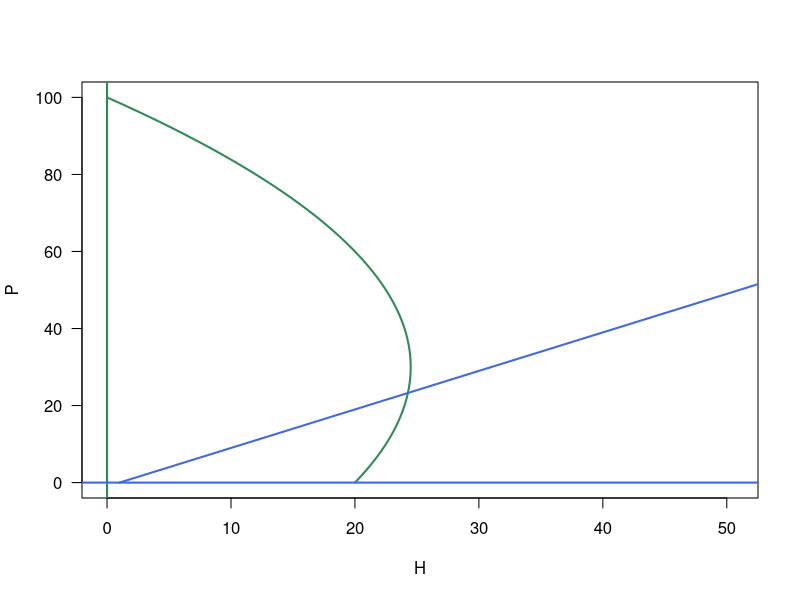
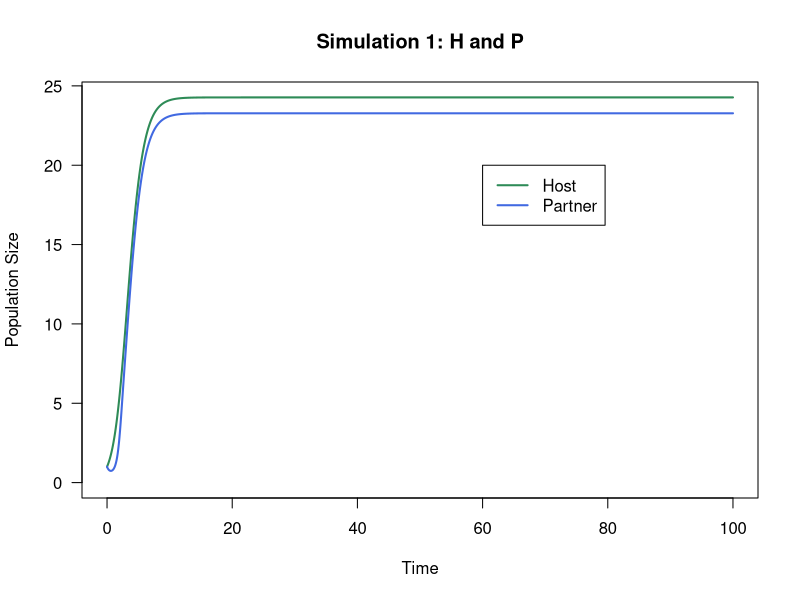
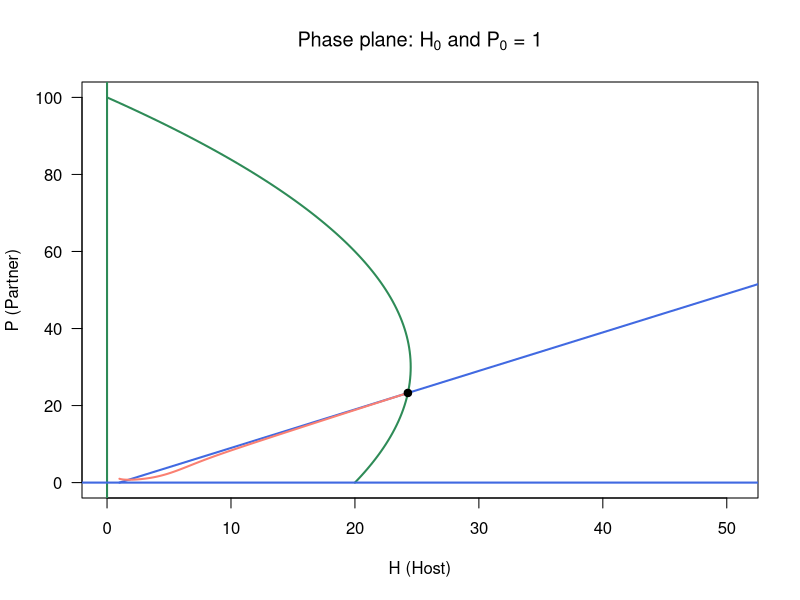
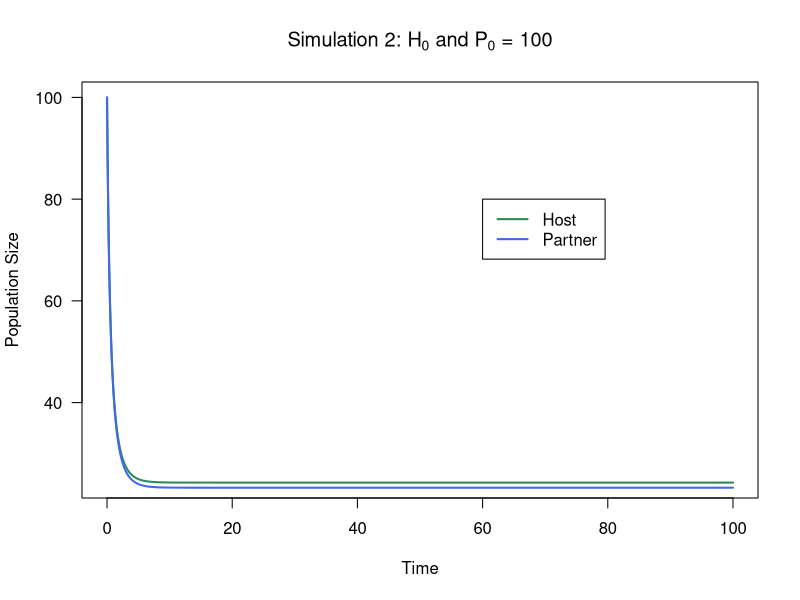
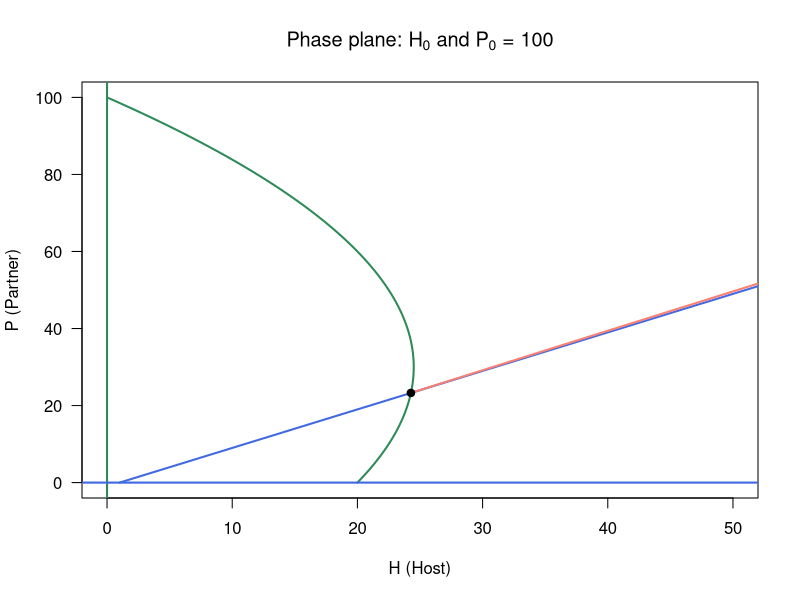
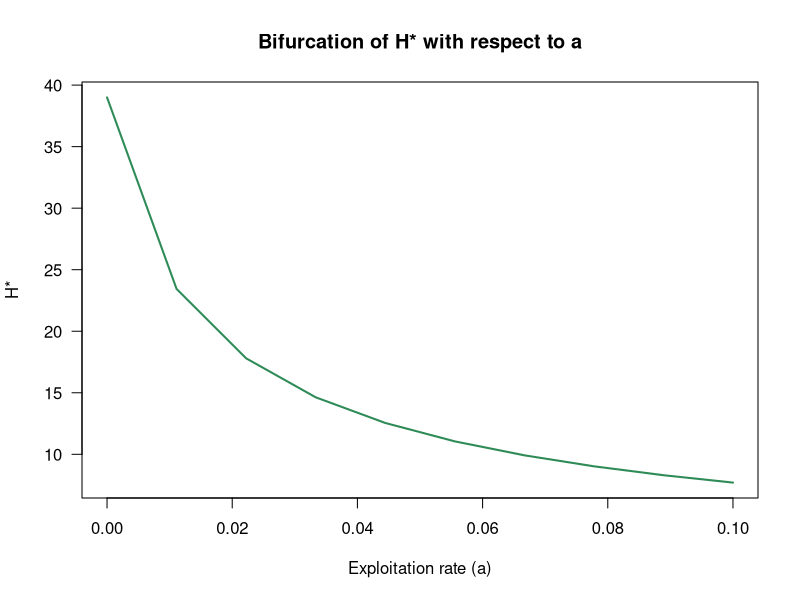
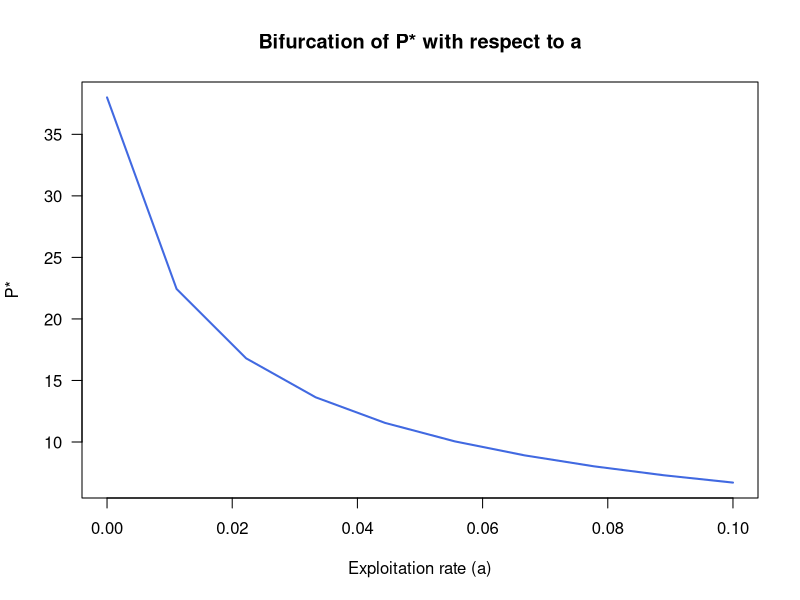
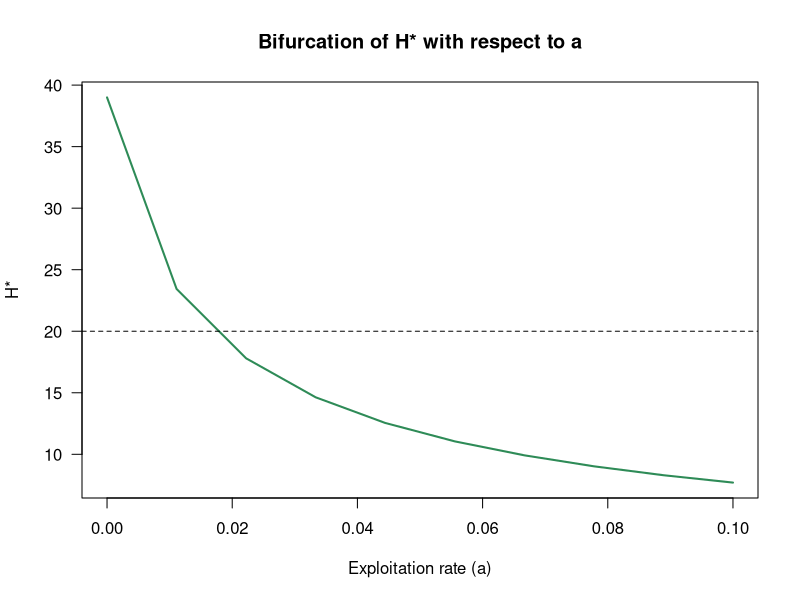

These figures' R source, in order:
## ---- chunk 1
knitr::opts_chunk$set(echo = TRUE)
## ---- chunk 2
r <- 1			# growth rate of H
K <- 20			# carrying capacity of H
gamma <- .5	# positive effect of P on H's carrying capacity
a <- .01		# exploitation of H by P
b <- 1			# growth rate of P
m <- 1			# density-independent mortality of P
e <- 1			# factor weighting density-dependent mortality of P
## ---- chunk 3
# make a vector of values for P
Pset <- seq(from = 0, to = 100) # sequence from 0 to 100

# solve for dHdt and dPdt ZNGIs (and remember H =0 and P = 0 are also ZNGIs)
dHdt.ZNGI <- 1/r*(K+gamma*Pset)*(r-a*Pset) # values of H where dH/dt = 0 corresponding to each value of P in Pset; i.e., P = Pset and H = 1/r*(K+gamma*P)*(r-a*P)
dPdt.ZNGI <- m/b*(1+e*Pset) # values of H where dP/dt = 0 corresponding to each value of P in Pset; i.e., P = Pset and H = m/b*(1+e*P)
## ---- chunk 4

head(dHdt.ZNGI)

head(dPdt.ZNGI)

## ---- chunk 5
# assign colors for H and P that we'll use throughout lab
Hcol <- 'seagreen' # color for the host
Pcol <- 'royalblue' # color for the partner

# plot ZNGI for species H 
plot(x = dHdt.ZNGI, y = Pset, # x,y = combination of host size (x) and partner size (y) at which dH/dt = 0
     type = 'l', col = Hcol, lwd = 2, las = 1, # plot aesthetics (plot as a line, specify line color and thickness, make the y-axis tick mark labels horizontal)
     xlim = c(0, max(c(dHdt.ZNGI, dPdt.ZNGI)))/2,  # x-axis limits: from 0 to half of the max value on the y-axis
     xlab = 'H', ylab = 'P') # axis labels (this is a phase plane so each axis is a state variable)

# plot ZNGI for species P 
lines(x = dPdt.ZNGI, y = Pset, # x, y = combination of host size (x) and partner size (y) at which dP/dt = 0
      lwd = 2, col = Pcol) # line thickness and color

# plot ZNGIs for H = 0 and P = 0
abline(v = 0, lwd = 2, col = Hcol) # dH/dt = 0 when H = 0 (vertical line at x = 0)
abline(h = 0, lwd = 2, col= Pcol) # dP/dt = 0 when P = 0 (horizontal line at y = 0)
## ---- chunk 6
# create a vector of timesteps to iterate over
tset <- seq(from = 0, to = 100, length.out = 5000) # sequence from 0 to 100 with a length of 5000

# create holding vectors and store initial conditions
H.simu1 <- NaN*tset; H.simu1[1] <- 1 # holding vector for the host; set initial host abundance to 1
P.simu1 <- NaN*tset; P.simu1[1] <- 1 # holding vector for the partner; set initial partner abundance to 1

# for each timestep
for(i in 2:length(tset)){
  # calculate change in time
	dt <- tset[i] - tset[i-1] # change in time is the difference between the current timepoint and the previous timepoint
	
	# store dummy variables
	H <- H.simu1[i-1] # call the host size at the previous timepoint H
	P <- P.simu1[i-1] # call the partner population size at the previous timepoint P
	
	# calculate change in population size of H and P
	dH <- ( r*H*(1-H/(K+gamma*P))-a*H*P )*dt # change in host population size over the interval dt
	dP <- ( b*H*P - m*P*(1+e*P) )*dt # change in partner population size over the interval dt
	
	# calculate total population size of H and P
	H.simu1[i] <- H + dH # host population size at ith timepoint = host population size at previous timepoint plus the change in the host population size over the interval dt
	P.simu1[i] <- P + dP	# partner population size at ith timepoint = partner population size at previous timepoint plus the change in the partner population size over the interval dt
}
## ---- chunk 7

tail(H.simu1)

## ---- chunk 8
# plot H (H.simu1) as a function of time
plot(x = tset, y = H.simu1,  # x = time, y = host population size
     col = Hcol, type = 'l', lwd = 2, las = 1, # plot aesthetics
     xlab = 'Time', ylab = 'Population Size', # axis labels
     main = "Simulation 1: H and P", # plot title
     ylim = c(0, max(c(P.simu1, H.simu1)))) # y-axis limits: from 0 to the max value across P.simu1 and H.simu1

# plot P (P.simu1) as a function of time
lines(x = tset, y = P.simu1, # x = time, y = partner population size
      col = Pcol, lwd=2) # line color and thickness

# create a legend
legend(x = 60, y = K, # legend location
       legend = c('Host', 'Partner'), # labels for legend elements
       lwd = 2, # line thickness
       col = c(Hcol, Pcol)) # colors of legend elements
## ---- chunk 9
# assign color
Simucol <- 'salmon' # color to use for plotting our simulation trajectory (H vs. P at each timepoint)

# plot ZNGI for species H
plot(x = dHdt.ZNGI, y = Pset,  # x,y = combination of host size (x) and partner size (y) at which dH/dt = 0
     type = 'l', col = Hcol, lwd = 2, las=1, # plot aesthetics
     xlim=c(0, max(c(dHdt.ZNGI, dPdt.ZNGI)))/2, # x-axis limits
     xlab = 'H (Host)', ylab = 'P (Partner)', # axis labels
     main = expression("Phase plane: H"[0]*" and P"[0]*" = 1")) # plot title, using the expression() function to add subscripts. You can also use expression to type superscripts, mathematical symbols, greek letters, etc.

# plot ZNGI for species P
lines(x = dPdt.ZNGI, y = Pset, # x, y = combination of host size (x) and partner size (y) at which dP/dt = 0
      lwd = 2, col = Pcol) # line thickness and color

# plot ZNGIs at H = 0 and P = 0
abline(v = 0, lwd = 2, col = Hcol) # dH/dt = 0 when H = 0 (vertical line at x = 0)
abline(h = 0, lwd = 2, col= Pcol) # dP/dt = 0 when P = 0 (horizontal line at y = 0)

# plot simulated trajectory
lines(x = H.simu1, y = P.simu1, # x = host population sizes at each time point in the simulation, y = partner population sizes at each timepoint in the simulation
      col = Simucol, lwd = 2)	# line color and thickness

# add a filled equilibrium point.
points(x = H.simu1[length(tset)], y = P.simu1[length(tset)], # x = host population size at the end of the simulation, y = partner population size at the end of the simulation
       col = 'black', bg = 'black', pch = 21)	# point outline color, fill color, and shape (21 = circle)
## ---- chunk 10
# create a vector of timesteps to iterate over
tset <- seq(from = 0, to = 100, length.out = 5000)

# create holding vectors and store initial conditions
H.simu2 <- NaN*tset; H.simu2[1] <- 100
P.simu2 <- NaN*tset; P.simu2[1] <- 100

# for each timestep
for(i in 2:length(tset)){
  # calculate change in time
	dt <- tset[i] - tset[i-1]
	
	# store placeholder variables
	H <- H.simu2[i-1]
	P <- P.simu2[i-1]
	
	# calculate change in population size of H and P
	dH <- ( r*H*(1-H/(K+gamma*P))-a*H*P )*dt
	dP <- ( b*H*P - m*P*(1+e*P) )*dt
	
	# calculate total population size of H and P
	H.simu2[i] <- H + dH
	P.simu2[i] <- P + dP	
}
## ---- chunk 11
# plot H (H.simu2) as a function of time
plot(x = tset, y = H.simu2, 
     col = Hcol, type = 'l', lwd = 2, las = 1,
     xlab = 'Time', ylab = 'Population Size', 
     main = expression("Simulation 2: H"[0]*" and P"[0]*" = 100"))

# plot P (P.simu2) as a function of time
lines(x = tset, y = P.simu2, 
      col = Pcol, lwd=2)

# create a legend
legend(x = 60, y = 80, 
       legend = c('Host', 'Partner'), 
       lwd = 2, 
       col = c(Hcol, Pcol))
## ---- chunk 12
# plot ZNGI for species H
plot(x = dHdt.ZNGI, y = Pset,  # x,y = combination of host size (x) and partner size (y) at which dH/dt = 0
     type = 'l', col = Hcol, lwd = 2, las=1, # plot aesthetics
     xlim=c(0, 100)/2, # x-axis limits
     xlab = 'H (Host)', ylab = 'P (Partner)', # axis labels
     main = expression("Phase plane: H"[0]*" and P"[0]*" = 100")) # plot title,

# plot ZNGI for species P
lines(x = dPdt.ZNGI, y = Pset, # x, y = combination of host size (x) and partner size (y) at which dP/dt = 0
      lwd = 2, col = Pcol) # line thickness and color

# plot ZNGIs at H = 0 and P = 0
abline(v = 0, lwd = 2, col = Hcol) # dH/dt = 0 when H = 0 (vertical line at x = 0)
abline(h = 0, lwd = 2, col= Pcol) # dP/dt = 0 when P = 0 (horizontal line at y = 0)

# plot simulated trajectory
lines(x = H.simu2, y = P.simu2, # x = host population sizes at each time point in the simulation, y = partner population sizes at each timepoint in the simulation
      col = Simucol, lwd = 2)		# line color and thickness

# add a filled equilibrium point.
points(x = H.simu2[length(tset)], y = P.simu2[length(tset)], # x = host population size at the end of the simulation, y = partner population size at the end of the simulation
       col = 'black', bg = 'black', pch = 21)	# point outline color, fill color, and shape (21 = circle)
## ---- chunk 13
aset <- seq(from = 0, to = 0.1, length.out = 10) # 10 "a" values ranging from 0 to 0.1
## ---- chunk 14
Hstar_a <- NaN*aset # holding vector for equilibrium host population size at each value of a
Pstar_a <- NaN*aset # holding vector for equilibrium partner population size at each value of a

for(j in 1:length(aset)){ # for each element j in 1 to length of aset
  
  # assign a value for a from aset
  a <- aset[j] # set a equal to the jth value of aset
  
  # create holding vectors and store initial conditions
  H.simu <- NaN*tset; H.simu[1] <- 100 
  P.simu <- NaN*tset; P.simu[1] <- 100
  
  # inner for loop: simulate the model with a = aset[j]
  # for each timestep
  for(i in 2:length(tset)){
    # calculate change in time
    dt <- tset[i] - tset[i-1]
    
    # store placeholder variables
    H <- H.simu[i-1]
    P <- P.simu[i-1]
    
    # calculate change in population size of H and P
    dH <- ( r*H*(1-H/(K+gamma*P))-a*H*P )*dt
    dP <- ( b*H*P - m*P*(1+e*P) )*dt
    
    # calculate total population size of H and P
    H.simu[i] <- H + dH
    P.simu[i] <- P + dP	
  } # end of inner for loop that simulates the population sizes over time
  
  # store the equilibrium host and partner population sizes (the population sizes at the end of the simulation) for this value of the parameter a
  Hstar_a[j] <- H.simu[length(H.simu)]
  Pstar_a[j] <- P.simu[length(P.simu)]
  
} # end of outer loop that iterates over all of the values of the parameter a in aset

# plot bifurcation diagram
plot(x = aset, y = Hstar_a, # x = the parameter a, y = the corresponding equilibrium host population sizes
     type = "l", las = 1, lwd = 2, col = Hcol, # plot aesthetics
     xlab = "Exploitation rate (a)", ylab = "H*", # axis labels
     main = "Bifurcation of H* with respect to a") # plot title

plot(x = aset, y = Pstar_a, # x = the parameter a, y = the corresponding equilibrium partner population sizes
     type = "l", las = 1, lwd = 2, col = Pcol, # plot aesthetics
     xlab = "Exploitation rate (a)", ylab = "P*", # axis labels
     main = "Bifurcation of P* with respect to a") # plot title
## ---- chunk 15

plot(x = aset, y = Hstar_a, 
     type = "l", las = 1, lwd = 2, col = Hcol,
     xlab = "Exploitation rate (a)", ylab = "H*",
     main = "Bifurcation of H* with respect to a")
abline(h = K, lty = 2, col = 'black') # add a horizontal line at y = K to see for which values of a the equilibrium host population size is above or below K

## ---- chunk 16
a <- .01 # reset the value of a to its default

# create a vector of values of b
bset <- seq(from = 1, to = 5, length.out = 100) # 100 values of b ranging from 1 to 5

Hstar_b <- NaN*bset # holding vector for equilibrium host population size at each value of b 
Pstar_b <- NaN*bset # holding vector for equilibrium partner population size at each value of b 

for(j in 1:length(bset)){ # for each element j in 1 to length of bset
  
  # assign the value for b from bset
  b <- bset[j] # set b equal to the jth value of bset
  
  # create holding vectors and store initial conditions
  H.simu <- NaN*tset; H.simu[1] <- 1
  P.simu <- NaN*tset; P.simu[1] <- 1
  
  # inner for loop: simulate the model with b = bset[j]
  # for each timestep
  for(i in 2:length(tset)){
    # calculate change in time
    dt <- tset[i] - tset[i-1]
    
    # store placeholder variables
    H <- H.simu[i-1]
    P <- P.simu[i-1]
    
    # calculate change in population size of H and P
    dH <- ( r*H*(1-H/(K+gamma*P))-a*H*P )*dt
    dP <- ( b*H*P - m*P*(1+e*P) )*dt
    
    # calculate total population size of H and P
    H.simu[i] <- H + dH
    P.simu[i] <- P + dP	
  } # end of inner for loop that simulates the population sizes over time
  
  # store the equilibrium host and partner population sizes (the population sizes at the end of the simulation) for this value of the parameter b
  Hstar_b[j] <- H.simu[length(H.simu)]
  Pstar_b[j] <- P.simu[length(P.simu)]
  
}  # end of outer loop that iterates over all of the values of the parameter b in bset

# plot bifurcation diagram
plot(x = bset, y = Hstar_b, # x = the parameter b, y = the corresponding equilibrium host population sizes
     type = "l", las = 1, lwd = 2, col = Hcol, # plot aesthetics
     xlab = "Growth rate of P (b)", ylab = "H*", # axis labels
     main = "Bifurcation of H* with respect to b") # plot title
abline(h = K, lty = 2, col = 'black') # add a horizontal line at y = K to see for which values of b the equilibrium host population size is above or below K

plot(x = bset, y = Pstar_b, # x = the parameter b, y = the corresponding equilibrium partner population sizes
     type = "l", las = 1, lwd = 2, col = Pcol, # plot aesthetics
     xlab = "Growth rate of P (b)", ylab = "P*", # axis labels
     main = "Bifurcation of P* with respect to b") # plot title

## ---- chunk 17
r <- 1			# growth rate of H
K <- 20			# carrying capacity of H
gamma <- .5		# positive effect of P on H's carrying capacity
a <- .01		# exploitation of H by P
b <- 1			# growth rate of P
m <- 1			# density-independent mortality of P
e <- 1			# factor weighting density-dependent mortality of P

a_mut <- 0 # value of a for which the partner is a mutualist
a_par <- 0.05 # value of a for which the partner is a parasite
## ---- chunk 18
# calculate ZNGIs for H and P given that P is a mutualist
dHdt.ZNGI.mut <- 1/r*(K+gamma*Pset)*(r-a_mut*Pset) # H's non-zero ZNGI for case where partner is a mutualist
dPdt.ZNGI.mut <- m/b*(1+e*Pset) # P's non-zero ZNGI for case where partner is a mutualist
## ---- chunk 19
# create holding vectors and store initial conditions
H.simu.mut <- NaN*tset; H.simu.mut[1] <- 1 # holding vector and initial conditions for host
P.simu.mut <- NaN*tset; P.simu.mut[1] <- 1 # holding vector and initial conditions for partner

# for each element i from the second to the last in tset
for(i in 2:length(tset)){
  # calculate change in time
	dt <- tset[i] - tset[i-1]
	
	# store dummy variables
	H <- H.simu.mut[i-1]
	P <- P.simu.mut[i-1]
	
	# calculate change in population size
	dH <- ( r*H*(1-H/(K+gamma*P))-a_mut*H*P )*dt
	dP <- ( b*H*P - m*P*(1+e*P) )*dt
	
	# calculate total population size
	H.simu.mut[i] <- H + dH
	P.simu.mut[i] <- P + dP	
}
## ---- chunk 20

tail(H.simu.mut) # last 6 elements of H.simu.mut

## ---- chunk 21
# store H and P at equilibrium
Hmax.mut <- H.simu.mut[length(tset)] # host population size at the end of the simulation when partner is a mutualist
Pmax.mut <- P.simu.mut[length(tset)] # partner population size at the end of the simulation when partner is a mutualist

## ---- chunk 22
# plot ZNGI for H
plot(x = dHdt.ZNGI.mut, y = Pset, # x,y = combination of host size (x) and partner size (y) at which dH/dt = 0
     type = 'l', col = Hcol, lwd = 2, las = 1, # plot aesthetics
     xlim = c(0, max(c(dHdt.ZNGI.mut, dPdt.ZNGI.mut)))/2, # x-axis limits
     xlab = 'H', ylab = 'P') # axis labels

# plot ZNGI for P
lines(x = dPdt.ZNGI.mut, y = Pset, # x, y = combination of host size (x) and partner size (y) at which dP/dt = 0
      lwd = 2, col = Pcol) # line thickness and color

# plot ZNGI at H = 0 and P = 0
abline(v = 0, lwd = 2, col = Hcol) # dH/dt = 0 when H = 0 (vertical line at x = 0)
abline(h = 0, lwd = 2, col= Pcol) # dP/dt = 0 when P = 0 (horizontal line at y = 0)

# plot community trajectory
lines(x = H.simu.mut, y = P.simu.mut, # x = host population sizes at each time point in the simulation, y = partner population sizes at each timepoint in the simulation
      col = Simucol, lwd = 2) # line color and thickness

# plot equilibrium
points(x = Hmax.mut, y = Pmax.mut, # x = equilibrium host population size, y = equilibrium partner population size
       pch = 21, col = 'black', bg = 'black') # point outline color, fill color, and shape (21 = circle)
## ---- chunk 23
dHdt.ZNGI.par <- 1/r*(K+gamma*Pset)*(r-a_par*Pset) # H's non-zero ZNGI for case where partner is a parasite
dPdt.ZNGI.par <- m/b*(1+e*Pset) # P's non-zero ZNGI for case where partner is a parasite
## ---- chunk 24
# creating holding vectors and storing initial conditions
H.simu.par <- NaN*tset; H.simu.par[1] <- 1
P.simu.par <- NaN*tset; P.simu.par[1] <- 1

# for each element i from the second to the last in tset
for(i in 2:length(tset)){
  # calculate change in time
	dt <- tset[i] - tset[i-1]
	
	# store dummy variables
	H <- H.simu.par[i-1]
	P <- P.simu.par[i-1]
	
	# calculate change in population size
	dH <- ( r*H*(1-H/(K+gamma*P))-a_par*H*P )*dt
	dP <- ( b*H*P - m*P*(1+e*P) )*dt
	
	# calculate total population size
	H.simu.par[i] <- H + dH
	P.simu.par[i] <- P + dP	
}
## ---- chunk 25
tail(H.simu.par) # last 6 elements of H.simu.par

## ---- chunk 26
Hmax.par <- H.simu.par[length(tset)] # host population size at the end of the simulation when partner is a parasite
Pmax.par <- P.simu.par[length(tset)] # partner population size at the end of the simulation when partner is a parasite
## ---- chunk 27
# plot ZNGI for H
plot(x = dHdt.ZNGI.par, y = Pset, # x,y = combination of host size (x) and partner size (y) at which dH/dt = 0
     type = 'l', col = Hcol, lwd = 2, las = 1,# plot aesthetics
     xlim = c(0, max(c(dHdt.ZNGI.par, dPdt.ZNGI.par)))/2, # x-axis limits
     xlab = 'H', ylab = 'P') # axis labels

# plot ZNGI for P
lines(x = dPdt.ZNGI.par, y = Pset, # x, y = combination of host size (x) and partner size (y) at which dP/dt = 0
      lwd = 2, col = Pcol) # line thickness and color

# plot ZNGIs for H = 0 and P = 0
abline(v = 0, lwd = 2, col = Hcol) # dH/dt = 0 when H = 0 (vertical line at x = 0)
abline(h = 0, lwd = 2, col= Pcol) # dP/dt = 0 when P = 0 (horizontal line at y = 0)

# plot community trajectory
lines(x = H.simu.par, y = P.simu.par, # x = host population sizes at each time point in the simulation, y = partner population sizes at each timepoint in the simulation
      col = Simucol, lwd=2) # line color and thickness

# plot equilbrium point
points(x = Hmax.par, y = Pmax.par, # x = equilibrium host population size, y = equilibrium partner population size
       pch = 21, col = 'black', bg = 'black') # point outline color, fill color, and shape (21 = circle)
## ---- chunk 28
D_H <- 0.001 # dispersal rate of the host
D_P <- 0.01 # dispersal rate of the partner
## ---- chunk 29
Xset <- seq(from = 1, to = 20) # spatial coordinates
## ---- chunk 30
# create a holding matrix
H.simu3 <- matrix(data = NA, # each element of the matrix is NA
                  nrow = length(tset), ncol = length(Xset))	# number of rows = number of timesteps, number of columns = number of spatial locations

# fill initial conditions in the first row
H.simu3[1, ] <- c(K, rep(0, length(Xset)-1)) # initial host population sizes in each location: the host population starts at carrying capacity in the first patch, and is zero in all the remaining patches
## ---- chunk 31
head(H.simu3)
## ---- chunk 32
for (i in 2:length(tset)) {		# For each timestep
  
  # calculate change in time
  dt <- tset[i] - tset[i - 1]
  
  for (j in 1:length(Xset)) {		# For each spatial location
    
    H <- H.simu3[i - 1, j]			# Choose the correct previous population size (H = host population size in the jth patch at the previous timepoint)
    
    # calculate change in population size
    if (j == 1) { # If you're in the leftmost patch, you can only move right
      dH <- (r*H*(1 - H/K) + D_H*(H.simu3[i-1,j+1] - H) ) * dt
      # rightmost patch
    } else if (j == length(Xset)) { # If you're in the rightmost patch, you can only move left
      dH <- (r*H*(1 - H/K) + D_H*(H.simu3[i-1,j-1] - H) ) * dt
      # the middle
    } else { # If you're anywhere in the middle, you can move either right or left
      dH <- (r*H*(1-H/K) + D_H*(H.simu3[i-1,j-1] + H.simu3[i-1,j+1] - 2*H)) * dt
    }
    
    H.simu3[i, j] <- H + dH		# Compute the current population size
  }
}
## ---- chunk 33
head(H.simu3) # first 6 rows of H.simu3
## ---- chunk 34
plot(x = tset, y = H.simu3[,10], # x = time, y = host population size in the 10th patch
     type = 'l', lwd = 2, col = Hcol,
     xlab = 'Time', ylab = 'Host Population Size', 
     ylim = c(0, K), las = 1)  
## ---- chunk 35
# host population size in patch 1
plot(x = tset, y = H.simu3[ ,1], # x = time, y = host population size in the first patch at each timepoint (all rows of the first column of H.simu3)
     type = "l", las = 1, lwd = 2, col = Hcol, 
     xlab = "Time", ylab = "Population size",
     main = "Host population size in patches 1, 5, 10, and 15",
     ylim = c(0, 25))

# host population size in patch 5
lines(x = tset, y = H.simu3[ ,5],
      col = "seagreen3")

# host population size in patch 10
lines(x = tset, y = H.simu3[ ,10],
      col = "seagreen2")

# host population size in patch 15
lines(x = tset, y = H.simu3[ ,15],
      col = "seagreen1")

# add a legend
legend(x = 75, y = K*0.9,
       legend = c("Patch 1", "Patch 5", "Patch 10", "Patch 15"),
       lwd = 2,
       col = c(Hcol, "seagreen3", "seagreen2", "seagreen1"))
## ---- chunk 36
filled.contour(x = tset, y = Xset, z = H.simu3, # x = time, y = spatial location, z = host population size at each time and location
               xlab = 'Time', ylab = 'Location') # plot labels
## ---- chunk 37
library(RColorBrewer)		# Load an R colour package

display.brewer.all() # Look at the different colour palettes available
## ---- chunk 38
filled.contour(x = tset, y = Xset, z = H.simu3, 
               nlevels = 4, 
               xlab = 'Time', ylab = 'Location',
               col = brewer.pal(4, 'Greens'))	 # 4 colors from the "Greens" palette
## ---- chunk 39
# plot H at time 0
plot(x = Xset, y = H.simu3[1,], # x = spatial location, y = host population size at the first timepoint (all columns of the first row of H.simu3)
     type = 'l', lwd = 2, col = Hcol, 
     xlab = 'Location', ylab = 'Host Population Size', 
     ylim = c(0, K), las = 1)
# plot H at time 1000
lines(x = Xset, y = H.simu3[1000,], # x = spatial location, y = host population size at the 1000th timepoint
      lwd = 2, col = 'seagreen3')
# plot H at time 2000
lines(x = Xset, y = H.simu3[2000,], # x = spatial location, y = host population size at the 2000th timepoint
      lwd = 2, col = 'seagreen2')
# plot H at time 3000
lines(x = Xset, y = H.simu3[3000,],# x = spatial location, y = host population size at the 3000th timepoint
      lwd = 2, col = 'seagreen1')
# add a legend
legend(x = 15, y = K*.9, 
       legend = c('Day 0', 'Day 1000', 'Day 2000', 'Day 3000'), 
       lwd = 2, 
       col = c(Hcol, 'seagreen3', 'seagreen2', 'seagreen1'),
       bg = 'white')
## ---- chunk 40
D_H <- 0.001 # host dispersal rate
D_P <- 0.001 # partner dispersal rate (same as host)
## ---- chunk 41
Xset <- seq(from = 1, to = 20) # set of spatial locations (patches)
## ---- chunk 42
# create a holding matrix for H and fill initial conditions
H.simu4 <- matrix(data=NA, # each element in the matrix is NA
                  nrow = length(tset), ncol = length(Xset)) # # number of rows = number of timesteps, number of columns = number of spatial locations
H.simu4[1,] <- c(Hmax.mut,rep(0,length(Xset)-1))	# fill in the initial host population sizes in each patch: first patch starts with the host population at its equilibrium for our mutualistic partner scenario, and the rest of the patches start with no hosts

# create a holding matrix for P and fill initial conditions
P.simu4 <- matrix(data=NA, # each element in the matrix is NA
                  nrow = length(tset), ncol = length(Xset))# number of rows = number of timesteps, number of columns = number of spatial locations
P.simu4[1,] <- c(Pmax.mut,rep(0,length(Xset)-1))	# fill in the initial partner population sizes in each patch: first patch starts with the partner population at its equilibrium for our mutualistic partner scenario, and the rest of the patches start with no partners

# for each timestep
for (i in 2:length(tset)) {
  
  # calculate change in time
	dt <- tset[i] - tset[i-1]
	
	for (j in 1:length(Xset)) { # for each patch
	  
	  # store dummy variables
		P <- P.simu4[i-1, j] # P = partner population size in the jth patch at the previous timepoint
		H <- H.simu4[i-1, j] # H = host population size in the jth patch at the previous timepoint

		# calculate change in population size
		if (j == 1) { # If you're in the leftmost patch, partners and hosts can only enter/leave from the right (j+1)
			dP <- (b*H*P - m*P*(1 + e*P) + D_P*(P.simu4[i-1,j+1] - P) )*dt
			dH <- (r*H*(1 - H/(K+gamma*P)) - a_mut*H*P + D_H*(H.simu4[i-1,j+1] - H) )*dt
		} else if (j == length(Xset)) { # If you're in the rightmost patch, partners and hosts can only enter/leave from the left (j-1)
			dP <- (b*H*P - m*P*(1 + e*P) + D_P*(P.simu4[i-1,j-1] - P) ) * dt
			dH <- (r*H*(1 - H/(K+gamma*P)) - a_mut*H*P + D_H*(H.simu4[i-1,j-1] - H) )*dt
		} else { # If you're anywhere else, partners and hosts can enter/leave from both sides
			dP <- (b*H*P - m*P*(1+e*P) + D_P*(P.simu4[i-1,j-1] + P.simu4[i-1,j+1] - 2*P) )*dt
			dH <- (r*H*(1-H/(K+gamma*P)) - a_mut*H*P + D_H*(H.simu4[i-1,j-1] + H.simu4[i-1,j+1] - 2*H) )*dt
		}
		# calculate total population size and store in holding matrix
		P.simu4[i, j] <- P + dP # partner population size at ith timepoint in jth patch
		H.simu4[i, j] <- H + dH # host population size at ith timepoint in jth patch
	}
}
## ---- chunk 43

head(H.simu4) # first 6 rows (timepoints) of H.simu4

## ---- chunk 44
# plot population size in each patch at time 0
plot(x = Xset, y = H.simu4[1,], # x = spatial location, y = host population size in each spatial location at the first timepoint (all columns of the first row of H.simu4)
     type = 'l', lwd = 2, col = Hcol, 
     xlab = 'Location', ylab = 'Host Population Size', 
     ylim = c(0, Hmax.mut), las = 1)
# add a line for population size in each patch at time 1000
lines(x = Xset, y = H.simu4[1000,],
      lwd = 2, col = 'seagreen3')
# add a line for population size in each patch at time 2000
lines(x = Xset, y = H.simu4[2000,],
      lwd = 2, col = 'seagreen2')
# add a line for population size in each patch at time 3000
lines(x = Xset, y = H.simu4[3000,],
      lwd = 2, col = 'seagreen1')
# add a legend
legend(x = 15, y = Hmax.mut*.9, 
       legend = c('Day 0', 'Day 1000', 'Day 2000', 'Day 3000'), 
       lwd = 2, 
       col = c(Hcol, 'seagreen3', 'seagreen2', 'seagreen1'),
       bg = 'white')
## ---- chunk 45
# plot population size in each patch at time 0
plot(x = Xset, y = P.simu4[1,], # x = spatial location, y = partner population size in each spatial location at the first timepoint (all columns of the first row of P.simu4)
     type = 'l', lwd = 2, col = 'lightblue4', 
     xlab = 'Location', ylab = 'Partner Population Size', 
     ylim = c(0, Pmax.mut), las = 1)
# add a line for population size in each patch at time 1000
lines(x = Xset, y = P.simu4[1000,],
      lwd = 2, col = 'lightblue3')
# add a line for population size in each patch at time 2000
lines(x = Xset, y = P.simu4[2000,],
      lwd = 2, col = 'lightblue2')
# add a line for population size in each patch at time 3000
lines(x = Xset, y = P.simu4[3000,],
      lwd = 2, col = 'lightblue1')
# add a legend
legend(x = 15, y = Pmax.mut*.9, 
       legend = c('Day 0', 'Day 1000', 'Day 2000', 'Day 3000'), 
       lwd = 2, 
       col = c('lightblue4', 'lightblue3', 'lightblue2', 'lightblue1'),
       bg = 'white')
## ---- chunk 46
plot(x = Xset, y = H.simu4[1,], # host population sizes in each patch at the first timepoint
     type = 'l', lwd = 2, col = Hcol, 
     xlab = 'Location',ylab = 'Host or Partner Population Size', 
     main = 'Case 1: Synchronous dispersal',
     ylim=c(0,Hmax.mut), las=1)
lines(x = Xset, y = H.simu4[1000,],# host population sizes in each patch at timepoint 1000
      lwd = 2, col = 'seagreen3')
lines(x = Xset, y = H.simu4[2000,],# host population sizes in each patch at timepoint 2000
      lwd = 2, col = 'seagreen2')
lines(x = Xset, y = H.simu4[3000,],# host population sizes in each patch at timepoint 3000
      lwd = 2, col = 'seagreen1')
lines(x = Xset, y = P.simu4[1,], # partner population sizes in each patch at the first timepoint
      lwd = 2, col = 'lightblue4')
lines(x = Xset, y = P.simu4[1000,],# partner population sizes in each patch at timepoint 1000
      lwd = 2, col = 'lightblue3')
lines(x = Xset, y = P.simu4[2000,], # partner population sizes in each patch at timepoint 2000
      lwd = 2, col = 'lightblue2')
lines(x = Xset, y = P.simu4[3000,],# partner population sizes in each patch at timepoint 3000
       lwd = 2, col = 'lightblue1')
legend(x = 14, y = Hmax.mut*.9, 
       legend = c('Day 0, H','Day 1000, H','Day 2000, H','Day 3000, H',
                'Day 0, P','Day 1000, P','Day 2000, P','Day 3000, P'), 
       lwd = 2, 
       col = c(Hcol,'seagreen3','seagreen2','seagreen1',
             'lightblue4','lightblue3','lightblue2','lightblue1'),
       bg = 'white')
## ---- chunk 47
# synchronous dispersal where D_H = D_P = 0.001
plot(x = Xset, y = H.simu4[1,], # host population sizes in each patch at the first timepoint
     type = 'l', lwd = 2, col = Hcol, 
     xlab = 'Location', ylab = 'Host Population Size', 
     ylim = c(0, Hmax.mut), las = 1,
     main = expression("Synchronous dispersal: D"[H]*" = D"[P]*" = 0.001"))
lines(x = Xset, y = H.simu4[1000,], # host population sizes in each patch at timepoint 1000
      lwd = 2, col = 'seagreen3')
lines(x = Xset, y = H.simu4[2000,],# host population sizes in each patch at timepoint 2000
      lwd = 2, col = 'seagreen2')
lines(x = Xset, y = H.simu4[3000,],# host population sizes in each patch at timepoint 3000
      lwd = 2, col = 'seagreen1')
legend(x = 15, y = Hmax.mut*.9, 
       legend = c('Day 0','Day 1000','Day 2000','Day 3000'), 
       lwd = 2, 
       col = c(Hcol, 'seagreen3', 'seagreen2', 'seagreen1'),
       bg = 'white')

# dispersal of species H without a mutualist species P
plot(x = Xset, y = H.simu3[1,], # host population sizes in each patch at the first timepoint
     type = 'l', lwd = 2, col = Hcol, 
     xlab = 'Location', ylab = 'Host Population Size', 
     ylim = c(0, Hmax.mut), las = 1,
     main = "Dispersal without a mutualist")
lines(x = Xset, y = H.simu3[1000,], # host population sizes in each patch at timepoint 1000
      lwd = 2, col = 'seagreen3')
lines(x = Xset, y = H.simu3[2000,],# host population sizes in each patch at timepoint 2000
      lwd = 2, col = 'seagreen2')
lines(x = Xset, y = H.simu3[3000,],# host population sizes in each patch at timepoint 3000
      lwd = 2, col = 'seagreen1')
legend(x = 15, y = Hmax.mut*0.99, 
       legend = c('Day 0','Day 1000','Day 2000','Day 3000'), 
       lwd = 2, 
       col = c(Hcol, 'seagreen3', 'seagreen2', 'seagreen1'),
       bg = 'white')
## ---- chunk 48
plot(x = Xset, y = H.simu4[1000,], # host population sizes in each patch at timepoint 1000 for simulation with mutualistic partner
     type = 'l', lwd = 2, col = Hcol, 
     xlab = 'Location', ylab = 'Host Population Size',
     main = 'Host population size across space at t = 1000',
     ylim = c(0, Hmax.mut), las = 1)
lines(x = Xset, y = H.simu3[1000,], # host population sizes in each patch at timepoint 1000 for simulation with no partner
      lwd = 2, col = 'seagreen3')
legend(x = 12, y = Hmax.mut*.99, 
       legend = c('w/ mutualist', 'w/o mutualist'),
       lwd = 2, 
       col = c(Hcol, 'seagreen3'),
       bg = 'white')
## ---- chunk 49
D_H <- 0.01 # host dispersal rate
D_P <- 0.001 # partner dispersal rate
## ---- chunk 50
# create a holding matrix for H and fill initial conditions
H.simu5 <- matrix(data=NA, # each element in the matrix is NA
                  nrow = length(tset), ncol = length(Xset)) # number of rows = number of timesteps, number of columns = number of spatial locations
H.simu5[1,] <- c(Hmax.mut,rep(0,length(Xset)-1))	# fill in the initial host population sizes in each patch: first patch starts with the host population at its equilibrium for our mutualistic partner scenario, and the rest of the patches start with no hosts

# create a holding matrix for P and fill initial conditions
P.simu5 <- matrix(data=NA, # each element in the matrix is NA
                  nrow = length(tset), ncol = length(Xset)) # number of rows = number of timesteps, number of columns = number of spatial locations
P.simu5[1,] <- c(Pmax.mut,rep(0,length(Xset)-1))# fill in the initial partner population sizes in each patch: first patch starts with the partner population at its equilibrium for our mutualistic partner scenario, and the rest of the patches start with no partners

# for each timestep
for (i in 2:length(tset)) {
  
  # calculate change in time
	dt <- tset[i] - tset[i-1]
	
	for (j in 1:length(Xset)) { # for each patch
	  
	  # store placeholder variables
		P <- P.simu5[i-1, j] # P = partner population size in the jth patch at the previous timepoint
		H <- H.simu5[i-1, j] # H = host population size in the jth patch at the previous timepoint

		# calculate change in population size
		if (j == 1) { # If you're in the leftmost patch, partners and hosts can only enter/leave from the right (j+1)
			dP <- (b*H*P - m*P*(1 + e*P) + D_P*(P.simu5[i-1,j+1] - P) )*dt
			dH <- (r*H*(1 - H/(K+gamma*P)) - a_mut*H*P + D_H*(H.simu5[i-1,j+1] - H) )*dt
		} else if (j == length(Xset)) { # If you're in the rightmost patch, partners and hosts can only enter/leave from the left (j-1)
			dP <- (b*H*P - m*P*(1 + e*P) + D_P*(P.simu5[i-1,j-1] - P) ) * dt
			dH <- (r*H*(1 - H/(K+gamma*P)) - a_mut*H*P + D_H*(H.simu5[i-1,j-1] - H) )*dt
		} else { # If you're anywhere else, partners and hosts can enter/leave from both sides
			dP <- (b*H*P - m*P*(1+e*P) + D_P*(P.simu5[i-1,j-1] + P.simu5[i-1,j+1] - 2*P) )*dt
			dH <- (r*H*(1-H/(K+gamma*P)) - a_mut*H*P + D_H*(H.simu5[i-1,j-1] + H.simu5[i-1,j+1] - 2*H) )*dt
		}
		# calculate total population size and store in holding matrix
		P.simu5[i, j] <- P + dP # partner population size at ith timepoint in jth patch
		H.simu5[i, j] <- H + dH # host population size at ith timepoint in jth patch
	}
}

# check
head(P.simu5) # first 6 rows
## ---- chunk 51
# plot population size in each patch at time 0
plot(x = Xset, y = H.simu5[1,], 
     type = 'l', lwd = 2, col = Hcol, 
     xlab = 'Location', ylab = 'Host Population Size', 
     main = 'Case 2: Host-first dispersal',
     ylim = c(0, Hmax.mut), las = 1)
# add a line for population size in each patch at time 1000
lines(x = Xset, y = H.simu5[1000,],
      lwd = 2, col = 'seagreen3')
# add a line for population size in each patch at time 2000
lines(x = Xset, y = H.simu5[2000,],
      lwd = 2, col = 'seagreen2')
# add a line for population size in each patch at time 3000
lines(x = Xset, y = H.simu5[3000,],
      lwd = 2, col = 'seagreen1')
# add a legend
legend(x = 15, y = Hmax.mut*.9, 
       legend = c('Day 0', 'Day 1000', 'Day 2000', 'Day 3000'), 
       lwd = 2, 
       col = c(Hcol, 'seagreen3', 'seagreen2', 'seagreen1'),
       bg = 'white')

# plot population size in each patch at time 0
plot(x = Xset, y = P.simu5[1,], 
     type = 'l', lwd = 2, col = 'lightblue4', 
     xlab = 'Location', ylab = 'Partner Population Size', 
     main = 'Case 2: Host-first dispersal',
     ylim = c(0, Pmax.mut), las = 1)
# add a line for population size in each patch at time 1000
lines(x = Xset, y = P.simu5[1000,],
      lwd = 2, col = 'lightblue3')
# add a line for population size in each patch at time 2000
lines(x = Xset, y = P.simu5[2000,],
      lwd = 2, col = 'lightblue2')
# add a line for population size in each patch at time 3000
lines(x = Xset, y = P.simu5[3000,],
      lwd = 2, col = 'lightblue1')
# add a legend
legend(x = 15, y = Pmax.mut*.9, 
       legend = c('Day 0', 'Day 1000', 'Day 2000', 'Day 3000'), 
       lwd = 2, 
       col = c('lightblue4', 'lightblue3', 'lightblue2', 'lightblue1'),
       bg = 'white')
## ---- chunk 52
# synchronous dispersal with mutualist
plot(x = Xset, y = H.simu4[1000,], # host population size in each patch at timepoint 1000 from simulation with mutualistic partner that disperses at the same rate as the host
     type = 'l', lwd = 2, col = Hcol, 
     xlab = 'Location', ylab = 'Host Population Size',
     main = 'Host population size across space at t = 1000',
     ylim = c(0, Hmax.mut), las = 1)
# no mutualist simulation
lines(x = Xset, y = H.simu3[1000,],# host population size in each patch at timepoint 1000 from simulation with no partner
      lwd = 2, col = 'seagreen3')
# host-faster simulation
lines(x = Xset, y = H.simu5[1000,],# host population size in each patch at timepoint 1000 from simulation with mutualistic partner that disperses at a slower rate than the host
      lwd = 2, col = 'blue')
legend(x = 12, y = Hmax.mut*.99, 
       legend = c('w/ mutualist', 'w/o mutualist', 'host-faster'),
       lwd = 2, 
       col = c(Hcol, 'seagreen3', 'blue'),
       bg = 'white')
## ---- chunk 53
# synchronous dispersal with host
plot(x = Xset, y = P.simu4[1000,], # partner population size in each patch at timepoint 1000 from simulation with mutualistic partner that disperses at the same rate as the host
     type = 'l', lwd = 2, col = Pcol, 
     xlab = 'Location', ylab = 'Partner Population Size',
     main = 'Mutualist population size across space at t = 1000',
     ylim = c(0, Hmax.mut), las = 1)
# host faster than mutualist
lines(x = Xset, y = P.simu5[1000,], # partner population size in each patch at timepoint 1000 from simulation with mutualistic partner that disperses at a slower rate than the host
      lwd = 2, col = 'blue')
legend(x = 11, y = Hmax.mut*.99, 
       legend = c('same-speed mutualist', 'host-faster'),
       lwd = 2, 
       col = c(Pcol, 'blue'),
       bg = 'white')
## ---- chunk 54
D_H <- 0.001 # host dispersal rate
D_P <- 0.1 # partner dispersal rate
## ---- chunk 55
# create a holding matrix for H and fill initial conditions
H.simu6 <- matrix(data=NA, # each element in the matrix is NA
                  nrow = length(tset), ncol = length(Xset)) # number of rows = number of timesteps, number of columns = number of spatial locations
H.simu6[1,] <- c(Hmax.mut,rep(0,length(Xset)-1))	# fill in the initial host population sizes in each patch: first patch starts with the host population at its equilibrium for our mutualistic partner scenario, and the rest of the patches start with no hosts

# create a holding matrix for P and fill initial conditions
P.simu6 <- matrix(data=NA, # each element in the matrix is NA
                  nrow = length(tset), ncol = length(Xset)) # number of rows = number of timesteps, number of columns = number of spatial locations
P.simu6[1,] <- c(Pmax.mut,rep(0,length(Xset)-1)) # fill in the initial partner population sizes in each patch: first patch starts with the partner population at its equilibrium for our mutualistic partner scenario, and the rest of the patches start with no partners

# for each timestep
for (i in 2:length(tset)) {
  
  # calculate change in time
	dt <- tset[i] - tset[i-1]
	
	for (j in 1:length(Xset)) { # for each patch
	  
	  # store placeholder variables
		P <- P.simu6[i-1, j] # P = partner population size in the jth patch at the previous timepoint
		H <- H.simu6[i-1, j] # H = host population size in the jth patch at the previous timepoint

		# calculate change in population size
		if (j == 1) { # If you're in the leftmost patch, partners and hosts can only enter/leave from the right (j+1)
			dP <- (b*H*P - m*P*(1 + e*P) + D_P*(P.simu6[i-1,j+1] - P) )*dt
			dH <- (r*H*(1 - H/(K+gamma*P)) - a_mut*H*P + D_H*(H.simu6[i-1,j+1] - H) )*dt
		} else if (j == length(Xset)) { # If you're in the rightmost patch, partners and hosts can only enter/leave from the left (j-1)
			dP <- (b*H*P - m*P*(1 + e*P) + D_P*(P.simu6[i-1,j-1] - P) ) * dt
			dH <- (r*H*(1 - H/(K+gamma*P)) - a_mut*H*P + D_H*(H.simu6[i-1,j-1] - H) )*dt
		} else { # If you're anywhere else, partners and hosts can enter/leave from both sides
			dP <- (b*H*P - m*P*(1+e*P) + D_P*(P.simu6[i-1,j-1] + P.simu6[i-1,j+1] - 2*P) )*dt
			dH <- (r*H*(1-H/(K+gamma*P)) - a_mut*H*P + D_H*(H.simu6[i-1,j-1] + H.simu6[i-1,j+1] - 2*H) )*dt
		}
		# calculate total population size and store in holding matrix
		P.simu6[i, j] <- P + dP
		H.simu6[i, j] <- H + dH
	}
}

# check
head(P.simu6)
## ---- chunk 56
# plot population size in each patch at time 0
plot(x = Xset, y = H.simu6[1,], # host population size in each patch at the first timepoint
     type = 'l', lwd = 2, col = Hcol, 
     xlab = 'Location', ylab = 'Host Population Size', 
     main = 'Case 3: Partner-first dispersal',
     ylim = c(0, Hmax.mut), las = 1)
# add a line for population size in each patch at time 1000
lines(x = Xset, y = H.simu6[1000,],
      lwd = 2, col = 'seagreen3')
# add a line for population size in each patch at time 2000
lines(x = Xset, y = H.simu6[2000,],
      lwd = 2, col = 'seagreen2')
# add a line for population size in each patch at time 3000
lines(x = Xset, y = H.simu6[3000,],
      lwd = 2, col = 'seagreen1')
# add a legend
legend(x = 15, y = Hmax.mut*.9, 
       legend = c('Day 0', 'Day 1000', 'Day 2000', 'Day 3000'), 
       lwd = 2, 
       col = c(Hcol, 'seagreen3', 'seagreen2', 'seagreen1'),
       bg = 'white')

# plot population size in each patch at time 0
plot(x = Xset, y = P.simu6[1,], # partner population size in each patch at the first timepoint
     type = 'l', lwd = 2, col = 'lightblue4', 
     xlab = 'Location', ylab = 'Partner Population Size', 
     main = 'Case 3: Partner-first dispersal',
     ylim = c(0, Pmax.mut), las = 1)
# add a line for population size in each patch at time 1000
lines(x = Xset, y = P.simu6[1000,],
      lwd = 2, col = 'lightblue3')
# add a line for population size in each patch at time 2000
lines(x = Xset, y = P.simu6[2000,],
      lwd = 2, col = 'lightblue2')
# add a line for population size in each patch at time 3000
lines(x = Xset, y = P.simu6[3000,],
      lwd = 2, col = 'lightblue1')
# add a legend
legend(x = 15, y = Pmax.mut*.9, 
       legend = c('Day 0', 'Day 1000', 'Day 2000', 'Day 3000'), 
       lwd = 2, 
       col = c('lightblue4', 'lightblue3', 'lightblue2', 'lightblue1'),
       bg = 'white')
## ---- chunk 57
# synchronous dispersal with mutualist
plot(x = Xset, y = H.simu4[1000,], # host population size in each patch at timepoint 1000 from simulation with mutualistic partner that disperses at the same rate as the host
     type = 'l', lwd = 2, col = Hcol, 
     xlab = 'Location', ylab = 'Host Population Size',
     main = 'Host population size across space at t = 1000',
     ylim = c(0, Hmax.mut), las = 1)
# no mutualist simulation
lines(x = Xset, y = H.simu3[1000,],# host population size in each patch at timepoint 1000 from simulation with no partner
      lwd = 2, col = 'seagreen3')
# host-faster simulation
lines(x = Xset, y = H.simu5[1000,],# host population size in each patch at timepoint 1000 from simulation with mutualistic partner that disperses at a slower rate than the host
      lwd = 2, col = 'blue')
# host-slower simulation
lines(x = Xset, y = H.simu6[1000,],# host population size in each patch at timepoint 1000 from simulation with mutualistic partner that disperses at a faster rate than the host
      lwd = 2, col = "purple",
      lty = 2) # make this line dashed
legend(x = 12, y = Hmax.mut*.99, 
       legend = c('w/ mutualist', 'w/o mutualist', 'host-faster', 'host-slower'),
       lwd = 2, 
       lty = c(1, 1, 1, 2),
       col = c(Hcol, 'seagreen3', 'blue', 'purple'),
       bg = 'white')
## ---- chunk 58
# synchronous dispersal with host
plot(x = Xset, y = P.simu4[1000,], # partner population size in each patch at timepoint 1000 from simulation with mutualistic partner that disperses at the same rate as the host
     type = 'l', lwd = 2, col = Pcol, 
     xlab = 'Location', ylab = 'Host Population Size',
     main = 'Mutualist population size across space at t = 1000',
     ylim = c(0, Hmax.mut), las = 1)
# host faster than mutualist
lines(x = Xset, y = P.simu5[1000,], # partner population size in each patch at timepoint 1000 from simulation with mutualistic partner that disperses at a slower rate than the host
      lwd = 2, col = 'blue')
# host slower than mutualist
lines(x = Xset, y = P.simu6[1000,], # partner population size in each patch at timepoint 1000 from simulation with mutualistic partner that disperses at a faster rate than the host
      lwd = 2, col = 'purple', lty = 2)
legend(x = 11, y = Hmax.mut*.99, 
       legend = c('same-speed mutualist', 'host-faster', 'host-slower'),
       lwd = 2, 
       lty = c(1, 1, 1, 2),
       col = c(Pcol, 'blue', 'purple'),
       bg = 'white')
